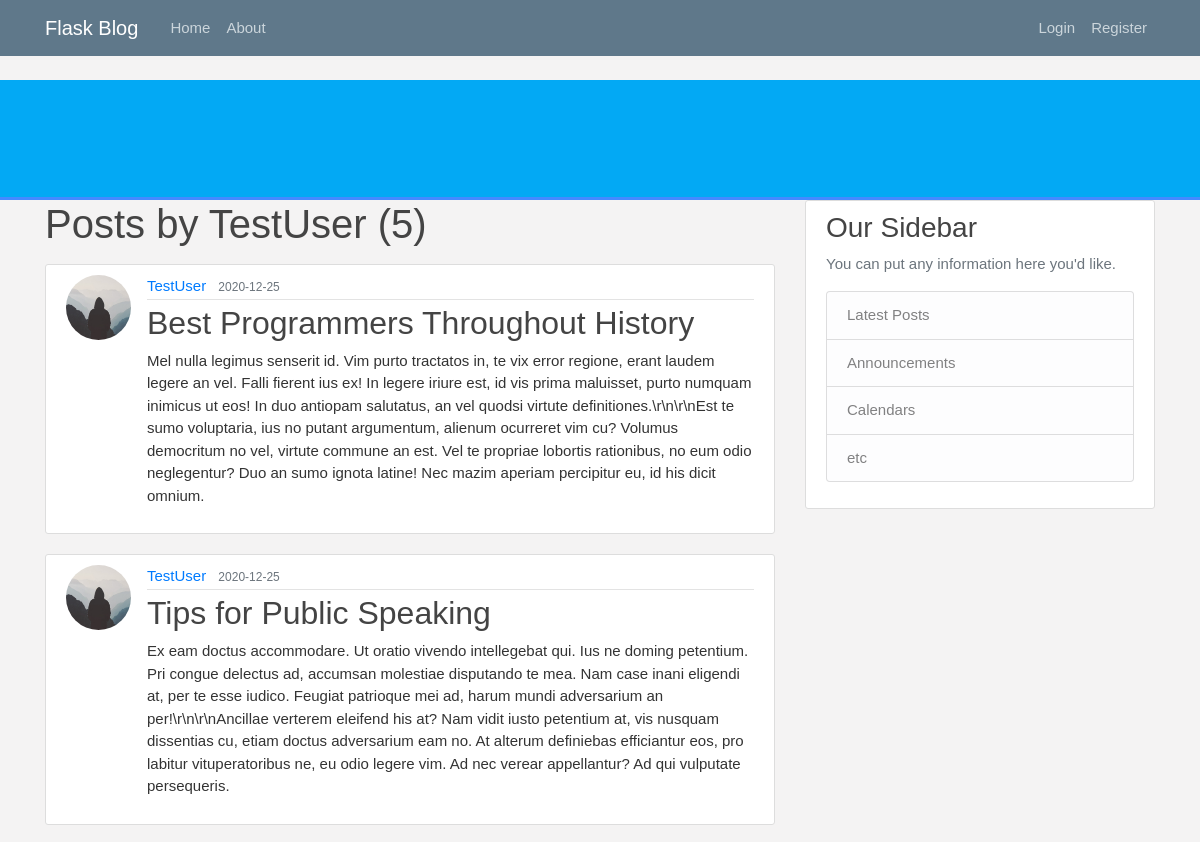
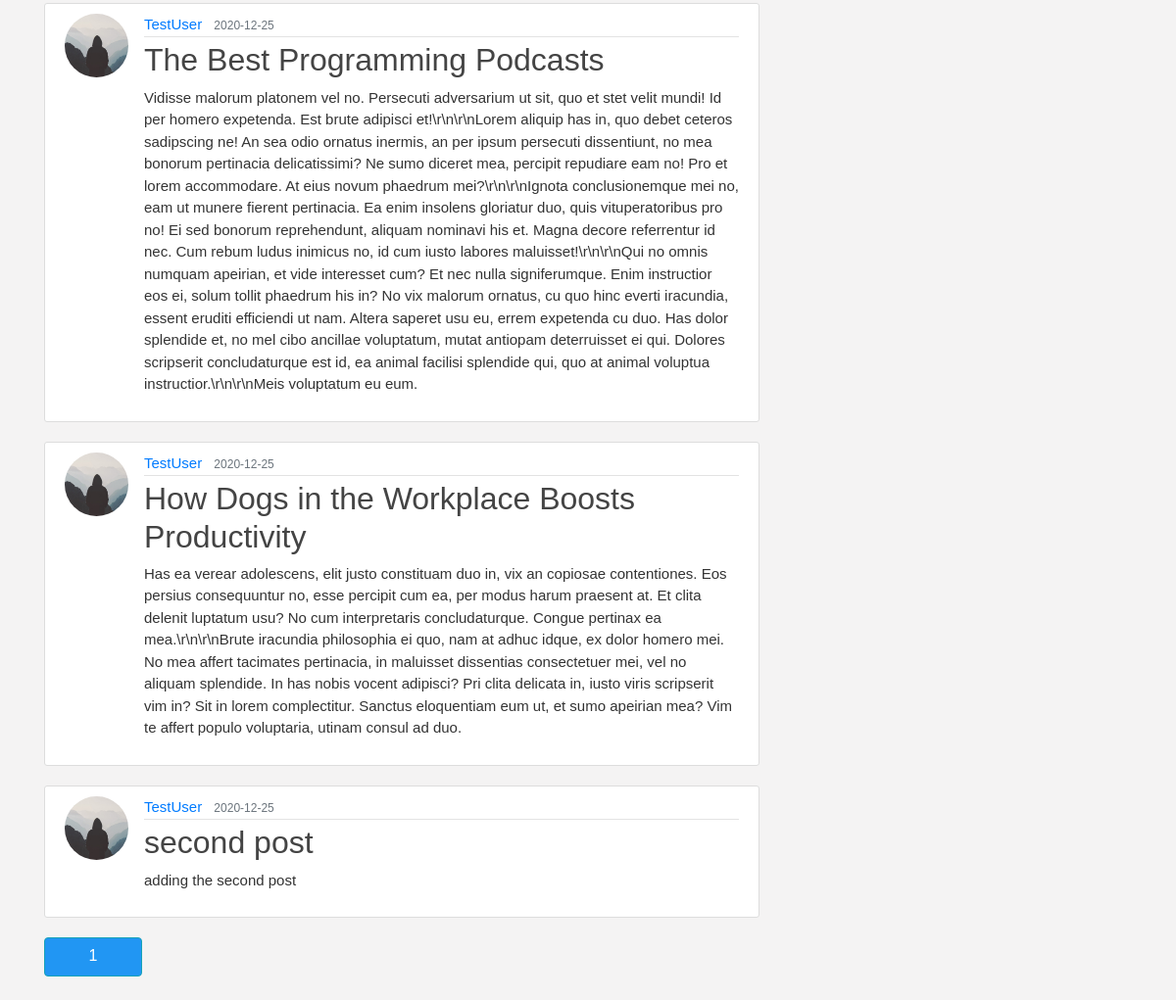
Page /user/TestUser on the committed database (2 pictures, top to bottom).
### flaskblog/models.py (models this page shows, shortened)
class User(db.Model, UserMixin):
    id = db.Column(db.Integer, primary_key=True)
    username = db.Column(db.String(20), unique=True, nullable=False)
    email = db.Column(db.String(120), unique=True, nullable=False)
    image_file = db.Column(db.String(20), nullable=False, default='default.jpg')
    password = db.Column(db.String(60), nullable=False)
    posts = db.relationship('Post', backref='author', lazy=True)#one-to-many relationship , backref is similar to a column and author will give the user who created the post

class Post(db.Model):
    id = db.Column(db.Integer, primary_key=True)
    title = db.Column(db.String(100), nullable=False)
    date_posted = db.Column(db.DateTime, nullable=False, default=datetime.utcnow)
    content = db.Column(db.Text, nullable=False)
    user_id = db.Column(db.Integer, db.ForeignKey('user.id'), nullable=False)#foreign Key for Class=User===table=user

### flaskblog/users/routes.py (the view)
@users.route("/user/<string:username>")
def user_posts(username):
    page = request.args.get('page', 1, type=int)
    user = User.query.filter_by(username=username).first_or_404()
    posts = Post.query.filter_by(author=user)\
        .order_by(Post.date_posted.desc())\
        .paginate(page=page, per_page=5)
    return render_template('user_posts.html', posts=posts, user=user)

### flaskblog/templates/user_posts.html
{%extends "layout.html"%}
{%block content%}
<h1 class="mb-3">Posts by {{user.username}} ({{posts.total}})</h1>
{% for post in posts.items %}
		<article class="media content-section">
          <img class="rounded-circle article-img" src="{{ url_for('static', filename='profile_pics/' + post.author.image_file) }}">
          <div class="media-body">
            <div class="article-metadata">
              <a class="mr-2" href="{{ url_for('users.user_posts', username=post.author.username) }}">{{ post.author.username }}</a>
              <small class="text-muted">{{ post.date_posted.strftime('%Y-%m-%d') }}</small>
            </div>
            <h2><a class="article-title" href="{{ url_for('posts.post', post_id=post.id) }}">{{ post.title }}</a></h2>
            <p class="article-content">{{ post.content }}</p>
          </div>
        </article>
{%endfor%}
{% for page_num in posts.iter_pages(left_edge=1, right_edge=1, left_current=1, right_current=2) %}
	{% if page_num %}
        {% if posts.page == page_num %}
          <a class="btn btn-info mb-4" href="{{ url_for('users.user_posts', username=user.username, page=page_num) }}">{{ page_num }}</a>
        {% else %}
          <a class="btn btn-outline-info mb-4" href="{{ url_for('users.user_posts', username=user.username, page=page_num) }}">{{ page_num }}</a>
        {% endif %}
      {% else %}
        ...
      {% endif %}
{%endfor%}
{%endblock content%}

### flaskblog/static/main.css (style rules this page uses)
body { background: #fafafa; color: #333333; margin-top: 5rem; }
h1, h2, h3, h4, h5, h6 { color: #444444; }
.content-section { background: #ffffff; padding: 10px 20px; border: 1px solid #dddddd; border-radius: 3px; margin-bottom: 20px; }
.article-title { color: #444444; }
.article-content { white-space: pre-line; }
.article-img { height: 65px; width: 65px; margin-right: 16px; }
.article-metadata { padding-bottom: 1px; margin-bottom: 4px; border-bottom: 1px solid #e3e3e3 }
body { font:15px/1.5 Arial, Helvetica,sans-serif; padding: 0px; background-color:#f4f3f3; }
.btn-info { background-color: #2196F3; height:40px; width:100px; }

### rows in the picture
User: username "TestUser"
Post: image_file (placeholder picture), author.username "TestUser", date_posted "2020-12-25", title "Best Programmers Throughout History", content "Mel nulla legimus senserit id. Vim purto tractatos in, te vix error regione, erant laudem legere an vel. Falli fierent ius ex! In legere iriure est, id vis prima maluisset, purto numquam inimicus ut eos! In duo antiopam salutatus, an vel quodsi virtute definitiones.\\r\\n\\r\\nEst te sumo voluptaria, ius no putant argumentum, alienum ocurreret vim cu? Volumus democritum no vel, virtute commune an est. Vel te propriae lobortis rationibus, no eum odio neglegentur? Duo an sumo ignota latine! Nec mazim aperiam percipitur eu, id his dicit omnium."
Post: image_file (placeholder picture), author.username "TestUser", date_posted "2020-12-25", title "Tips for Public Speaking", content "Ex eam doctus accommodare. Ut oratio vivendo intellegebat qui. Ius ne doming petentium. Pri congue delectus ad, accumsan molestiae disputando te mea. Nam case inani eligendi at, per te esse iudico. Feugiat patrioque mei ad, harum mundi adversarium an per!\\r\\n\\r\\nAncillae verterem eleifend his at? Nam vidit iusto petentium at, vis nusquam dissentias cu, etiam doctus adversarium eam no. At alterum definiebas efficiantur eos, pro labitur vituperatoribus ne, eu odio legere vim. Ad nec verear appellantur? Ad qui vulputate persequeris."
Post: image_file (placeholder picture), author.username "TestUser", date_posted "2020-12-25", title "The Best Programming Podcasts", content "Vidisse malorum platonem vel no. Persecuti adversarium ut sit, quo et stet velit mundi! Id per homero expetenda. Est brute adipisci et!\\r\\n\\r\\nLorem aliquip has in, quo debet ceteros sadipscing ne! An sea odio ornatus inermis, an per ipsum persecuti dissentiunt, no mea bonorum pertinacia delicatissimi? Ne sumo diceret mea, percipit repudiare eam no! Pro et lorem accommodare. At eius novum phaedrum mei?\\r\\n\\r\\nIgnota conclusionemque mei no, eam ut munere fierent pertinacia. Ea enim insolens gloriatur duo, quis vituperatoribus pro no! Ei sed bonorum reprehendunt, aliquam nominavi his et. Magna decore referrentur id nec. Cum rebum ludus inimicus no, id cum iusto labores maluisset!\\r\\n\\r\\nQui…"
Post: image_file (placeholder picture), author.username "TestUser", date_posted "2020-12-25", title "How Dogs in the Workplace Boosts Productivity", content "Has ea verear adolescens, elit justo constituam duo in, vix an copiosae contentiones. Eos persius consequuntur no, esse percipit cum ea, per modus harum praesent at. Et clita delenit luptatum usu? No cum interpretaris concludaturque. Congue pertinax ea mea.\\r\\n\\r\\nBrute iracundia philosophia ei quo, nam at adhuc idque, ex dolor homero mei. No mea affert tacimates pertinacia, in maluisset dissentias consectetuer mei, vel no aliquam splendide. In has nobis vocent adipisci? Pri clita delicata in, iusto viris scripserit vim in? Sit in lorem complectitur. Sanctus eloquentiam eum ut, et sumo apeirian mea? Vim te affert populo voluptaria, utinam consul ad duo."
Post: image_file (placeholder picture), author.username "TestUser", date_posted "2020-12-25", title "second post", content "adding the second post"

### other values in the picture
{{ posts.total }} "5"
{{ page_num }} "1"
